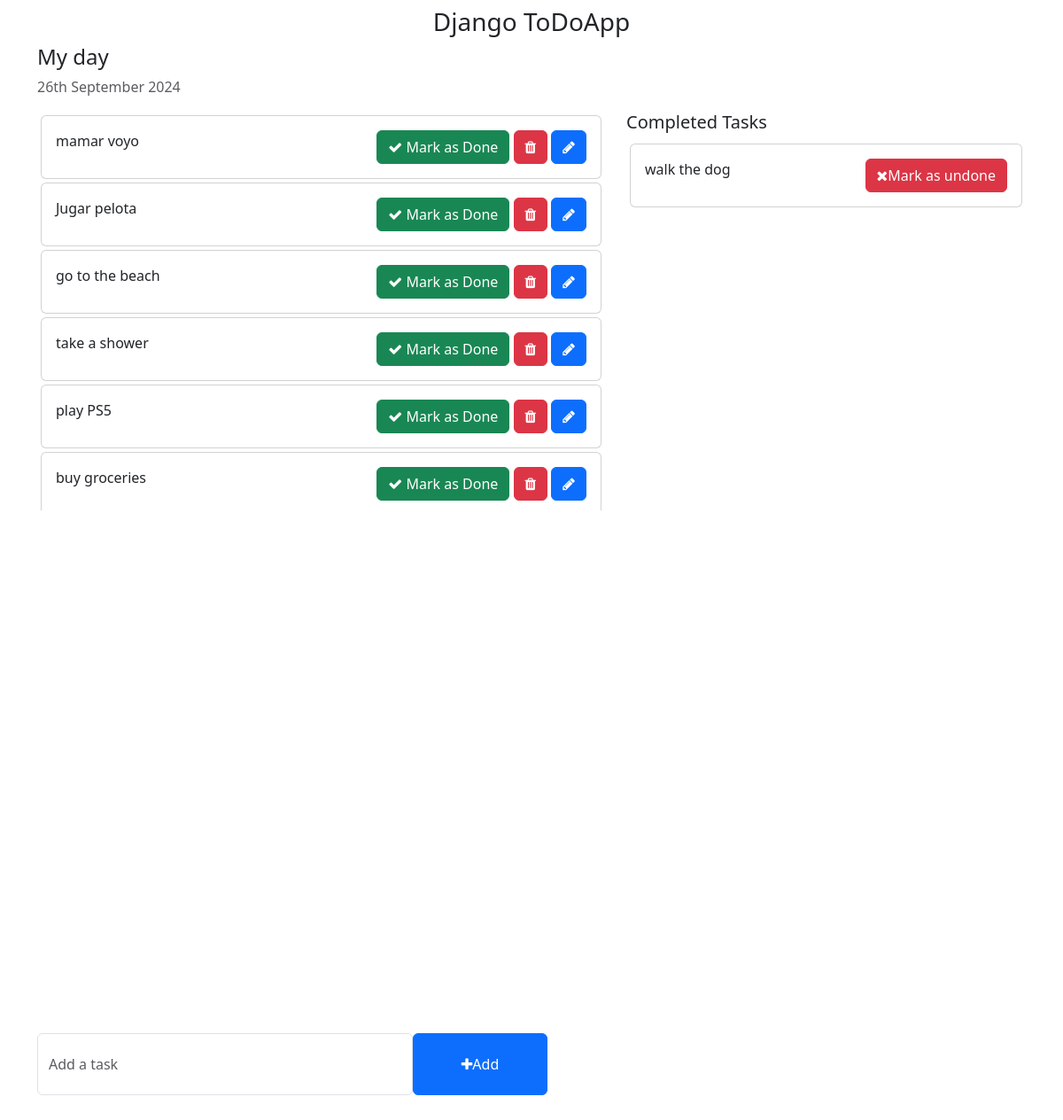
Before: / with the older database file.
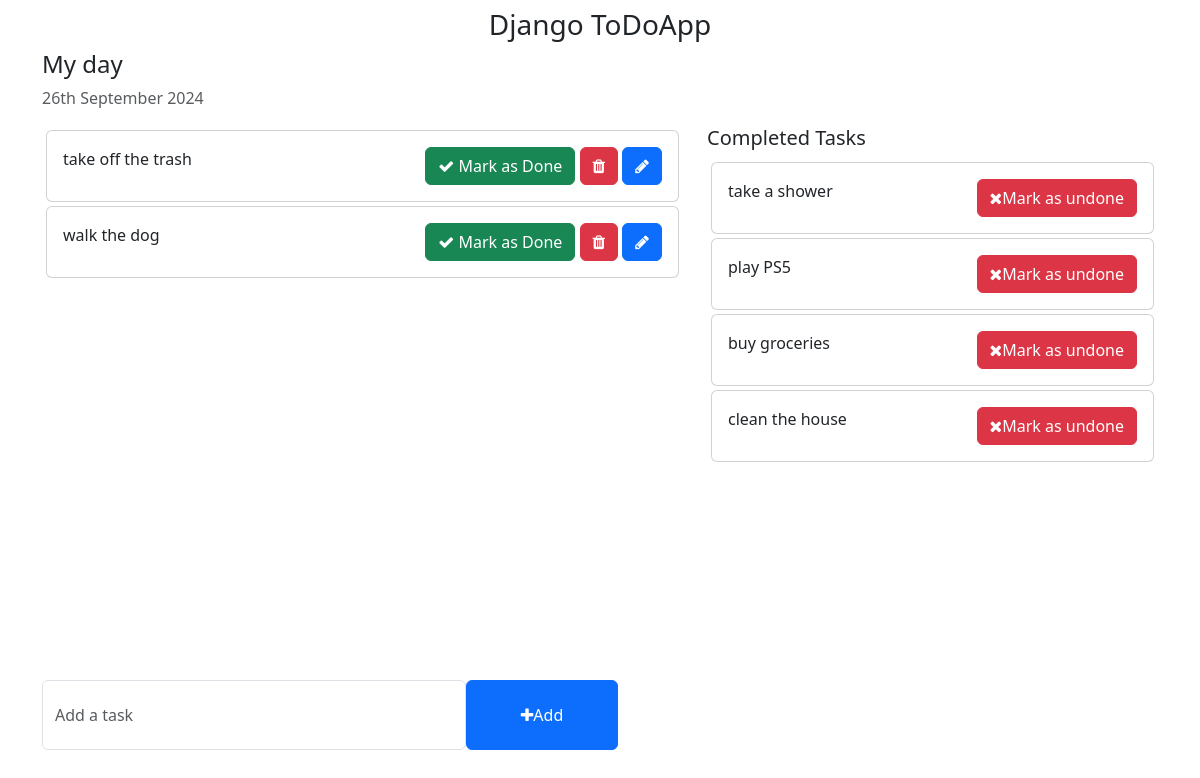
After: the same page with the newer database file.
### toDoApp/models.py (models this page shows, shortened)
class Task(models.Model):
    TASK_STATUS_CHOICES = (
        (1, 'In Progress'),
        (2, 'Completed'),
    )
    task = models.CharField(max_length=124)
    status = models.IntegerField(choices=TASK_STATUS_CHOICES, default=1)
    created_at = models.DateTimeField(auto_now_add=True)
    updated_at = models.DateTimeField(auto_now=True)
    class Meta:
        ordering = ['-id']
        verbose_name = 'Task'
        verbose_name_plural = 'Tasks'

### toDoApp/views.py (the view)
# urls.py: 2. Add a URL to urlpatterns:  path('', views.home, name='home')
def home(request):
    tasks = models.Task.objects.filter(status=1).order_by('-created_at')
    completed_tasks = models.Task.objects.filter(status=2).order_by('-created_at')
    context = {
        'tasks': tasks,
        'completed_tasks': completed_tasks
    }
    return render(request, 'home.html', context)

### templates/home.html (shortened to what this page needs)
{% load static %}
<!DOCTYPE html>
<html lang="en">
<head>
    <link rel="stylesheet" href="{% static 'css/bootstrap.min.css' %}">
    <link rel="stylesheet" href="https://cdnjs.cloudflare.com/ajax/libs/font-awesome/4.7.0/css/font-awesome.min.css">
</head>
<body>
    <div class="container mt-2">
        <h3 class="text-center">Django ToDoApp</h3>
        <div class="row">
            <h4>My day</h4>
            <p class="text-muted">{% now "jS F Y" %}</p>
            <div class="col-md-7 col-sm-7" style="height: 450px; overflow-y: scroll">
                {% for task in tasks %}
                    <div class="card m-1">
                        <div class="card-body">
                            {{ task.task }}
                            <span style="position: relative; float: right ">
                                <a href="{% url 'mark_as_done' task.id %}" class="btn btn-success"><i class="fa fa-check"></i> Mark as Done</a>
                                <a href="{% url 'deleteTask' task.id %}" class="btn btn-danger"><i class="fa fa-trash"></i></a>
                                <a href="{% url 'editTask' task.id %}" class="btn btn-primary"><i class="fa fa-pencil"></i></a>
                            </span>
                        </div>
                    </div>
                {% endfor %}
            </div>
            <div class="col-md-5 col-lg-5">
                <h5>Completed Tasks</h5>
                <div style="height: 450px; overflow-y: scroll;">
                    {% for completed_task in completed_tasks %}
                    <div class="card m-1">
                    <div class="card-body">
                        {{ completed_task.task }}
                        <span style="position: relative; float: right">
                            <a style="float: right" href="{% url 'mark_as_undone' completed_task.id %}" class="btn btn-danger"><i class="fa fa-times"></i>Mark as undone</a>
                        </span>
                    </div>
                </div>
                {% endfor %}
                </div>
            </div>
        </div>
        <div class="row ">
            <div class="col-md-6 col-lg-6" style="position: absolute; bottom: 50px;">
                <form action="{% url 'addTask' %}" method="POST">
                    <div class="form-group">
                        <span style="display: flex;">
                            <input type="text" name="task" class="form-control" placeholder="Add a task">
                            <button type="submit" class="btn btn-primary" style="width: 200px;"><i class="fa fa-plus"></i>Add</button>
                        </span>
                    </div>
                </form>
            </div>
        </div>
    </div>
</body>
</html>

### templates/home.html (style rules this page uses)
.form-control { padding: 1.375rem .75rem !important; }

Changed rows visible on the page:
removed Task: task "mamar voyo", shown under "My day"
removed Task: task "Jugar pelota", shown under "My day"
removed Task: task "go to the beach", shown under "My day"
now on this page (row edited): Task: task "take off the trash", shown under "My day"
changed Task "walk the dog": moves from the list under "Completed Tasks" to the list under "My day"
changed Task "take a shower": moves from the list under "My day" to the list under "Completed Tasks"
changed Task "play PS5": moves from the list under "My day" to the list under "Completed Tasks"
changed Task "buy groceries": moves from the list under "My day" to the list under "Completed Tasks"
now on this page (row edited): Task: task "clean the house", shown under "Completed Tasks"
